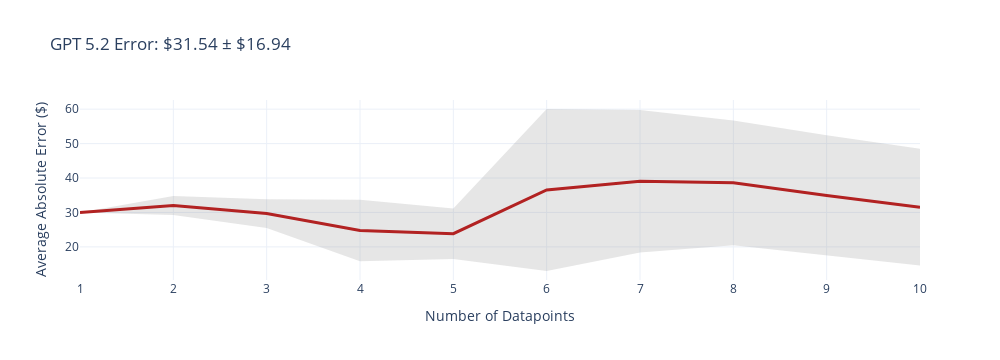
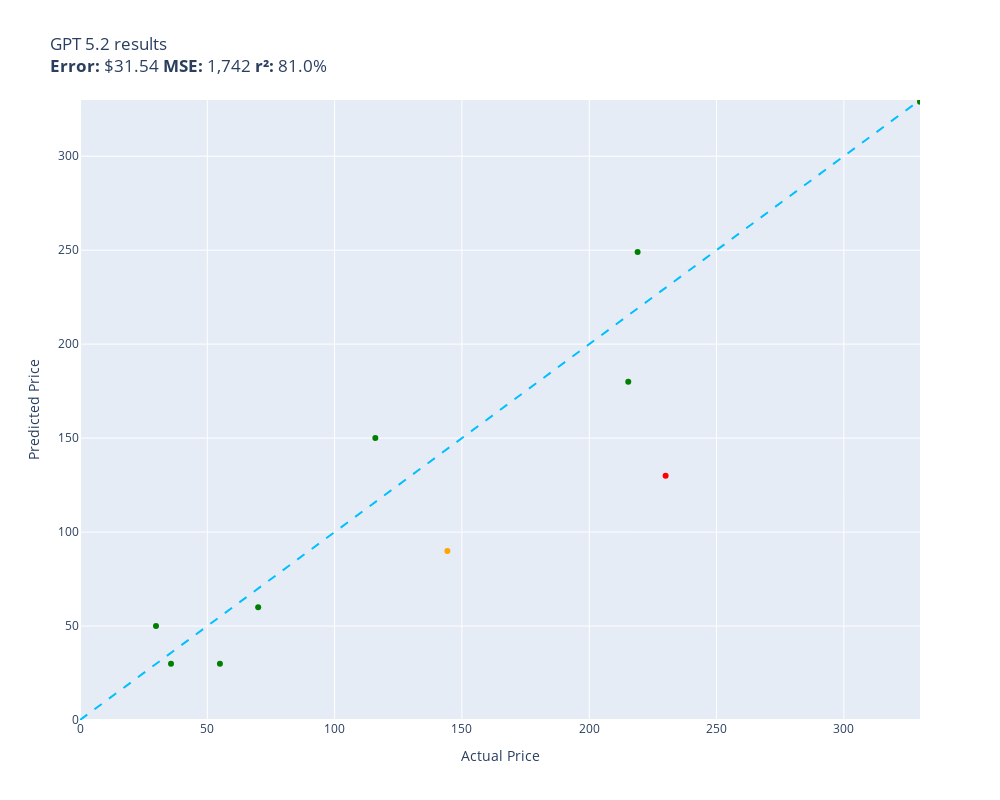

The cell these charts' notebook holds for them, in order:
### Code cell
evaluate(gpt_5__2, test, 10)

### Figure 1 — Plotly figure (JSON) as saved in the notebook; plotly's stock layout.template omitted (floating-point values rounded to 4 significant figures)
{"data": [{"fill": "toself", "fillcolor": "rgba(128,128,128,0.2)", "hoverinfo": "skip", "line": {"color": "rgba(255,255,255,0)"}, "name": "95% CI", "showlegend": false, "type": "scatter", "x": [1, 2, 3, 4, 5, 6, 7, 8, 9, 10, 10, 9, 8, 7, 6, 5, 4, 3, 2, 1], "y": [30, 34.77, 33.83, 33.66, 31.14, 60.04, 59.74, 56.71, 52.4, 48.48, 14.6, 17.49, 20.48, 18.38, 13.0, 16.51, 15.83, 25.5, 29.23, 30]}, {"customdata": [[0], [2.772], [4.166], [8.915], [7.313], [23.52], [20.68], [18.11], [17.46], [16.94]], "hovertemplate": "n=%{x}<br>Avg Error=$%{y:,.2f}<br>±95% CI=$%{customdata[0]:,.2f}<extra></extra>", "line": {"color": "firebrick", "width": 3}, "mode": "lines", "name": "Cumulative Avg Error", "type": "scatter", "x": [1, 2, 3, 4, 5, 6, 7, 8, 9, 10], "y": [30, 32.0, 29.67, 24.75, 23.83, 36.52, 39.06, 38.6, 34.95, 31.54]}], "layout": {"height": 360, "showlegend": false, "title": {"text": "GPT 5.2 Error: $31.54 ± $16.94"}, "width": 1000, "xaxis": {"title": {"text": "Number of Datapoints"}}, "yaxis": {"title": {"text": "Average Absolute Error ($)"}}}}

### Figure 2 — Plotly figure (JSON) as saved in the notebook; plotly's stock layout.template omitted (floating-point values rounded to 4 significant figures)
{"data": [{"customdata": [["Old Blood Noise Excess V2 Distortion Cho...\nGuess=$249.00 Actual=$219.00"], ["telpo Headlight Assembly Fit For 15 Camr...\nGuess=$149.99 Actual=$115.99"], ["NewPower99 Battery Kit for Samsung Galax...\nGuess=$29.95 Actual=$54.95"], ["EXMAX NG-10X Fresnel Lens Focusing Adapt...\nGuess=$59.99 Actual=$69.98"], ["Stand for Raven Pro Document Scanner - P...\nGuess=$49.99 Actual=$29.85"], ["ACDelco GM Original Equipment FW339 Fron...\nGuess=$179.99 Actual=$215.33"], ["8544771 Dryer Heating Element, 279816 Th...\nGuess=$29.99 Actual=$35.74"], ["Pump Head TBVECHI 175PSI 4KW 5.5HP 21CFM...\nGuess=$329.00 Actual=$329.90"]], "hovertemplate": "%{customdata[0]}<extra></extra>", "legendgroup": "green", "marker": {"color": "green", "size": 6, "symbol": "circle"}, "mode": "markers", "name": "green", "orientation": "v", "showlegend": true, "type": "scatter", "x": [219.0, 116.0, 54.95, 69.98, 29.85, 215.3, 35.74, 329.9], "xaxis": "x", "y": [249.0, 150.0, 29.95, 59.99, 49.99, 180.0, 29.99, 329.0], "yaxis": "y"}, {"customdata": [["RBC12-UPC Replacement Battery Cartridge ...\nGuess=$129.99 Actual=$229.99"]], "hovertemplate": "%{customdata[0]}<extra></extra>", "legendgroup": "red", "marker": {"color": "red", "size": 6, "symbol": "circle"}, "mode": "markers", "name": "red", "orientation": "v", "showlegend": true, "type": "scatter", "x": [230.0], "xaxis": "x", "y": [130.0], "yaxis": "y"}, {"customdata": [["SuppliesOutlet Compatible Toner Cartridg...\nGuess=$89.99 Actual=$144.29"]], "hovertemplate": "%{customdata[0]}<extra></extra>", "legendgroup": "orange", "marker": {"color": "orange", "size": 6, "symbol": "circle"}, "mode": "markers", "name": "orange", "orientation": "v", "showlegend": true, "type": "scatter", "x": [144.3], "xaxis": "x", "y": [89.99], "yaxis": "y"}, {"hoverinfo": "skip", "line": {"color": "deepskyblue", "dash": "dash", "width": 2}, "mode": "lines", "name": "y = x", "showlegend": false, "type": "scatter", "x": [0, 329.9], "y": [0, 329.9]}], "layout": {"height": 800, "legend": {"title": {"text": "color"}, "tracegroupgap": 0}, "showlegend": false, "title": {"text": "GPT 5.2 results<br><b>Error:</b> $31.54 <b>MSE:</b> 1,742 <b>r²:</b> 81.0%"}, "width": 1000, "xaxis": {"anchor": "y", "domain": [0, 1], "range": [0, 329.9], "title": {"text": "Actual Price"}}, "yaxis": {"anchor": "x", "domain": [0, 1], "range": [0, 329.9], "title": {"text": "Predicted Price"}}}}
